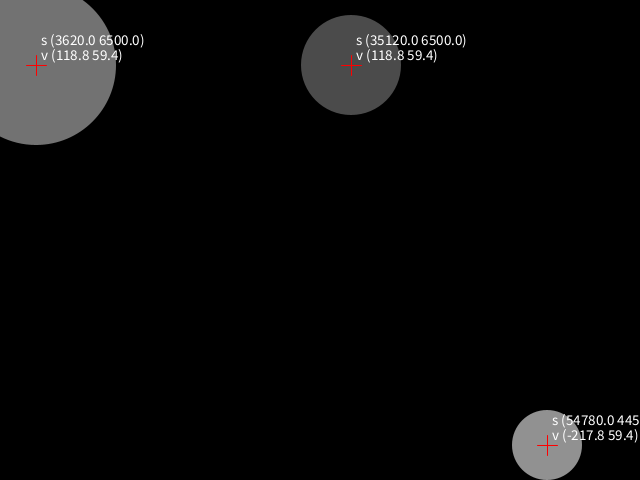
Frame 1 (no input)
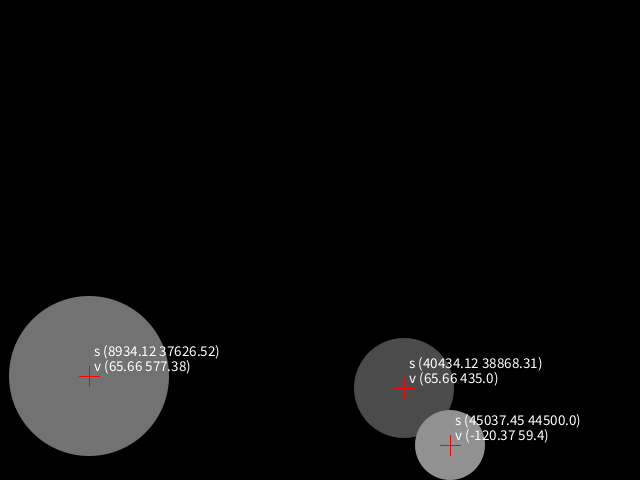
Frame 60 (the mouse pressed at the canvas centre just before this capture)
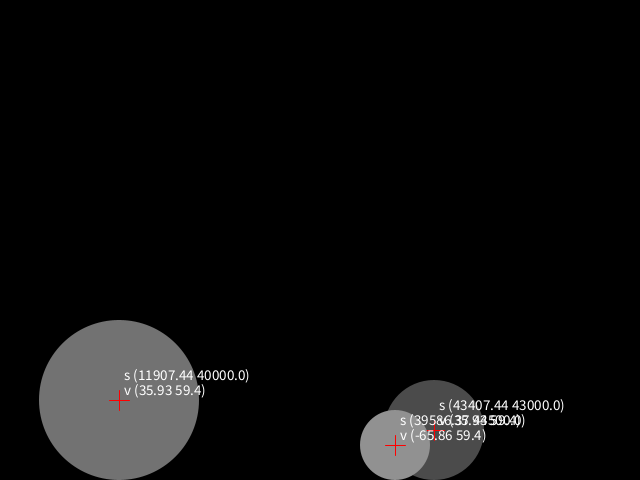
Frame 120 (the mouse held since frame 60 and released just before this capture)

The Processing sketch that drew these frames (run headless with seeded random() and noise(); from frame 60 on, the mouse is pressed at the canvas centre):

// Processing sketch: test
// ── test.pde
// ball bounce yay

// fundamental units
double
uTime = 1, // s (watch out, changes simulation speed, larger = slower)
uLength = 100, // m
uMass = 100, // kg

uVelocity = uLength / uTime, // m * s^-1
uForce = uMass * uVelocity / uTime; // kg * m * s^-2

class Vector {
	double x, y;
	
	public Vector(double x, double y) {
		this.x = x;
		this.y = y;
	}
	
	public Vector add(Vector v) {
		return new Vector(this.x + v.x, this.y + v.y);
	}
	
	public Vector multiply(double scalar) {
		return new Vector(this.x * scalar, this.y * scalar);
	}
	
	public Vector divide(double scalar) {
		return new Vector(this.x / scalar, this.y / scalar);
	}
	
	public Vector clone() {
		return new Vector(this.x, this.y);
	}
	
	public String toString() {
		int rc = 100;
		return "(" + (double)Math.round(x * rc) / rc + " " + (double)Math.round(y * rc) / rc + ")";
	}
}

// F = ma
double drag = 0.01;

class Shape {
	Vector position, velocity = new Vector(0, 0);
	double mass;
	
	// forces
	Vector force = new Vector(0, 0),
		groundNormal = new Vector(0, 0),
		gravity = new Vector(0, 0);
	
	// ground
	Vector ground;
	
	public Shape(Vector p, Vector v, double m, double g) {
		position = p;
		velocity = v;
		mass = m;
		ground = new Vector(0, g);
	}
	
	public Vector totalForce() {
		return force.add(groundNormal).add(gravity);
	}
	
	public void update() {
		// order is important (I think)
		
		position = position.add(velocity.divide(uTime)); // m

		Vector f = totalForce(); // kg * m * s^-2
		
		if (position.y > ground.y && velocity.y > 0) {
			velocity.y /= 2;
			groundNormal.y = -velocity.y * mass / uTime; // basically what the line above used to do
			position.y = ground.y;
		} else
			groundNormal.y = 0;
		
		// F = m * a
		Vector s = f.divide(mass).multiply(uTime); // m
		
		// v = u + a * t
		velocity = velocity
		.add(s)
			.multiply(1 - drag / uTime);
	}
	
	public void draw() {
		// debug
		int px = (int)(position.x / uLength),
			py = (int)(position.y / uLength),
			lw = 10;
		
		fill(255, 0, 0);
		stroke(255, 0, 0);
		strokeWeight(1);
		line(px - lw, py, px + lw, py);
		line(px, py - lw, px, py + lw);
		noStroke();
		
		fill(255);
		textSize(15);
		text("s " + position, px + 5, py - 20);
		text("v " + velocity, px + 5, py - 5);
	}
}

class Circle extends Shape {
	double radius;
	float colour;
	
	public Circle(Vector p, Vector v, double r, double g) {
		super(p, v, Math.PI * r * r * uMass, g);
		radius = r;
		colour = random(50, 150);
	}
	
	public void draw() {
		fill(colour);
		int r = (int)(radius / uLength),
			px = (int)(position.x / uLength),
			py = (int)(position.y / uLength);
		ellipse(px, py, r * 2, r * 2);
		
		super.draw();
	}
}

Circle[] shapes = new Circle[3];

void setup() {
	size(640, 480);
	double r;
	
	r = 80 * uLength;
	shapes[0] = new Circle(
		new Vector(35 * uLength, 65 * uLength),
		new Vector(1.2 * uLength, 0),
		r,
		height * uLength - r);
	
	r = 50 * uLength;
	shapes[1] = new Circle(
		new Vector(350 * uLength, 65 * uLength),
		new Vector(1.2 * uLength, 0),
		r,
		height * uLength - r);
	
	r = 35 * uLength;
	shapes[2] = new Circle(
		new Vector(550 * uLength,height * uLength - r),
		new Vector( -2.2 * uLength, 0),
		r,
		height * uLength - r);
}

double gForcePerMass = 0.6 * uForce / uMass; // Force per unit mass (m * s^-2)

void draw() {
	background(0);
	noStroke();
	
	for (Circle shape : shapes) {
		double gForce = gForcePerMass * shape.mass; // kg * m * s^-2
		shape.gravity = new Vector(0, gForce);
		
		shape.update();
		shape.draw();
	}
}
